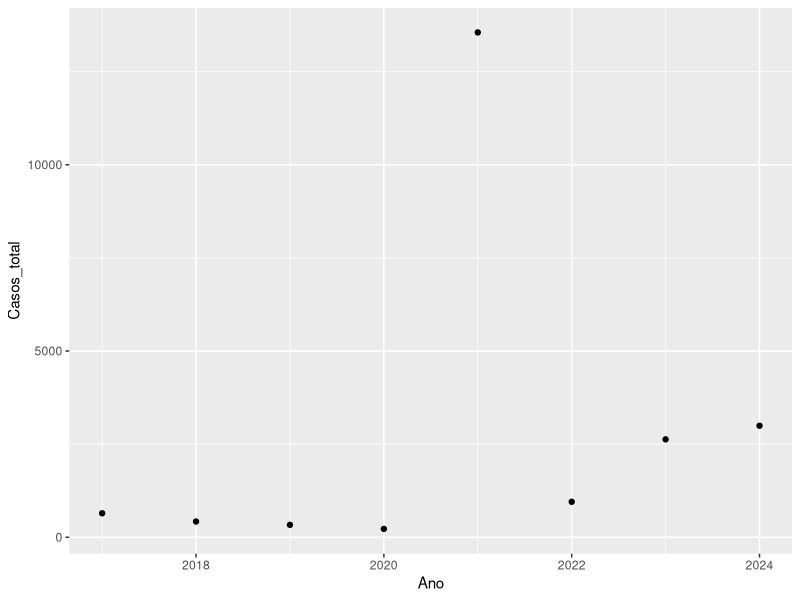
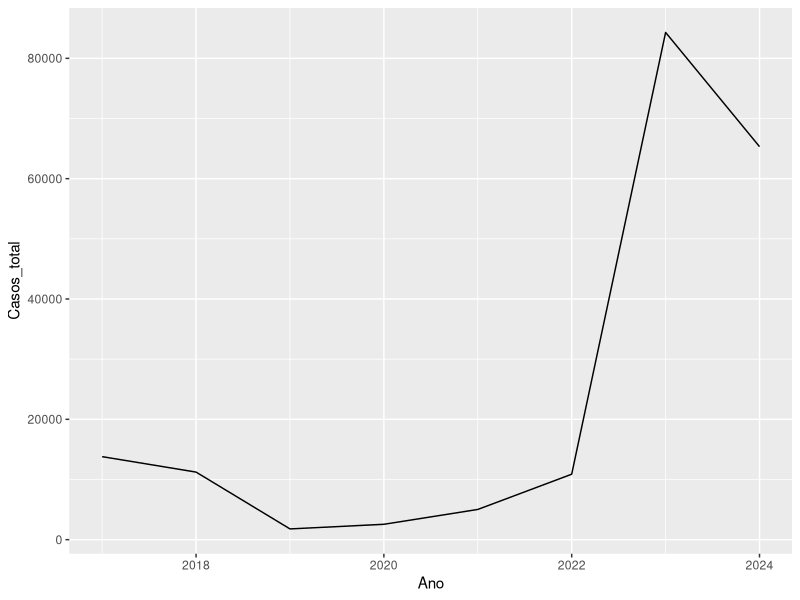
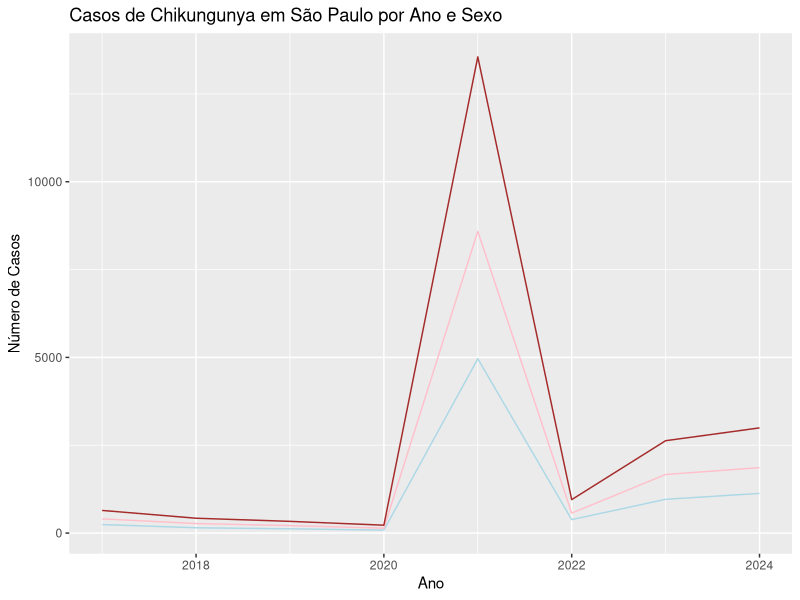

These figures' R source, in order: (Note: this script raises an error after producing the figures.)
library(ggplot2)
library(dplyr)

dados_chik <- read.csv('dados/dados_chik.csv')

dados_chik$Ano <- as.numeric(dados_chik$Ano)
dados_chik$Casos_total <- as.numeric(dados_chik$Casos_total)
dados_chik$Casos_M_total <- as.numeric(dados_chik$Casos_M_total)
dados_chik$Casos_F_total <- as.numeric(dados_chik$Casos_F_total)

dados_chik%>%
  filter(UF == 'São Paulo')%>%
  ggplot(aes(x = Ano, y = Casos_total))+
  geom_point()

dados_chik%>%
  filter(UF == 'Minas Gerais')%>%
  ggplot(aes(x = Ano, y = Casos_total))+
  geom_line()

View(dados_chik)

nomes_sexo <- c(
  'Masculino' = 'Casos_M_total',
  'Feminino' = 'Casos_F_total',
  'Ambos' = 'Casos_total'
)

# Filtrar os dados para São Paulo
dados_sp <- dados_chik %>%
  filter(UF == 'São Paulo')

# Plotar o gráfico de linhas
ggplot(dados_sp, aes(x = Ano)) +
  geom_line(aes_string(y = nomes_sexo['Masculino']), color = 'lightblue') +
  geom_line(aes_string(y = nomes_sexo['Feminino']), color = 'pink') +
  geom_line(aes_string(y = nomes_sexo['Ambos']), color = 'brown') +
  labs(title = 'Casos de Chikungunya em São Paulo por Ano e Sexo',
       x = 'Ano',
       y = 'Número de Casos') +
  scale_color_manual(values = c('lightblue', 'pink', 'brown'), 
                     labels = c('Masculino', 'Feminino', 'Ambos'))



########guardando
ggplot(dados_filtrados, aes(x = Ano, y = input$selecao_sexo)) +
  geom_line() +
  labs(title = "Número de casos de Chikungunya ao longo do tempo",
       x = "Ano",
       y = "Número de Casos") +
  scale_y_continuous(labels = scales::comma)
